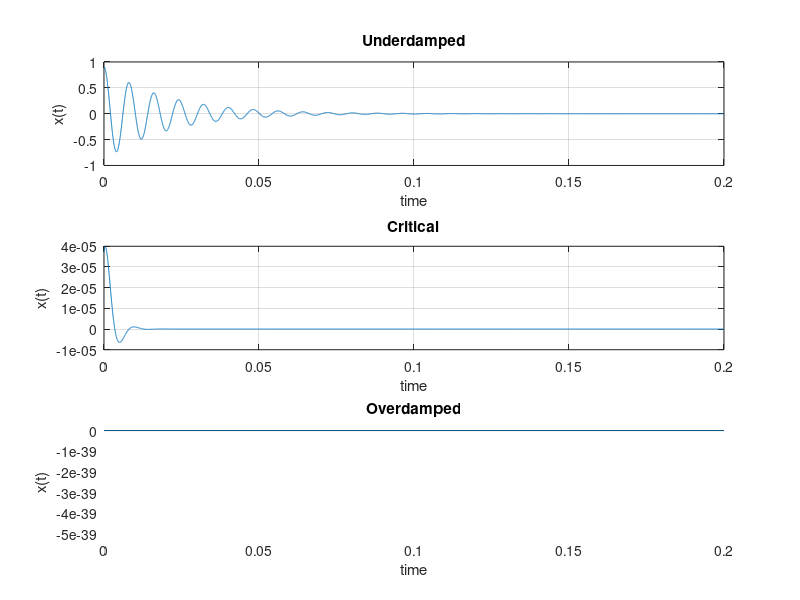

Here is the MATLAB script that generated this plot:
%~~~~~~~~~~~~~~~~~~~~~~~~~~~~~~~~~~~~~~~~~~~~~~~~~~~~~~~~~~~~~~~~~~~~~~~~~%
% Author: Mangesh Sonawane 
%Program Details: An implementation of Finite difference scheme for a 
%simple damped harmonic oscillator
% In this x3 is future variable i.e. (n+1)
% x2 is present variable i.e. (n)
% x1 is past variable i.e. (n-1)
%~~~~~~~~~~~~~~~~~~~~~~~~~~~~~~~~~~~~~~~~~~~~~~~~~~~~~~~~~~~~~~~~~~~~~~~~~%

clear all;
clc;

%Sample rate
Fs = 44100;

%Fundamental frequency in Hz
f0 = 125;

%Simulation duration in sec
tEnd = 0.2;

%Initial displacement
x0 = 0.9;

%Initial Velocity
v0 = 0.2;

%Time Step
T = 1/Fs;

%Angular Frequency
w0 = 2*pi*f0;

%Number of frames
N = floor(tEnd*Fs);

%Value of output at timestep n=1
x1 = x0;

%value of output at timestep n=2
x2 = (x0+T*v0);

%Declare empty vectors for output of 'underdamp' , 'critical damped'  and
%'over damp'
underdamp = zeros(N,1); 
criticaldamp = zeros(N,1);
overdamp = zeros(N,1); 

%Declare damping factor for underdamp, critical damp and overdamp
%respectively

%[ alpha<w0 underdamped ,  alpha=w0 critical , alpha>w0 overdamp]
alpha = [100 w0 3*w0]; 
%-------------------------------------------------------------------------%
               %Finite difference scheme calculations
%-------------------------------------------------------------------------%
%This loop is used to get the alpha values for each condition of damping
%Counter checks for the index of alpha and assigns the condition of damping
%accordingly
for counter = 1:3
    %Stability check
    if T >= ((2/w0.^2)*(-alpha(counter)+sqrt(alpha(counter).^2 + w0.^2)))
        error('This is unstable')
    end
    
    %Calculation of coefficients  for  each state of finite difference
    %equation
    coefficient1 = ((2-(w0.^2) * (T.^2))/(1+T*alpha(counter)/2));
    
    coefficient2 = ((1-T*alpha(counter)/2)/(1+T*alpha(counter)/2));
    
    %Initialise an temporary output vector for calculations
    out1 = zeros(N,1); 
    
    %Update the values of temporary output vector for time step 1 and 2
    out1(1) = x1; 
    out1(2) = x2; 
    
  %This for loop is used for calculation of Finite difference scheme  
for n=3:N
    
    x3 = (coefficient1*x2)-x1*coefficient2;
    %Update value in temporary output vector
    out1(n) = x3; 
    
    %Updates values of the variables for given 'present' and 'past' step for
    %each updation
    x1 = x2;
    x2 = x3;
end

%Checks for the value of damped used and assigns temporary out to permanent
%declared output respectively
if counter == 1
    %Updates value of temporary output to underdamp vector
    underdamp = out1;
    
elseif counter == 2
    %Updates value of temporary output to criticaldamp vector
    criticaldamp = out1;
    
else
    %Updates value of temporary output to overdamp vector
    overdamp=out1;
end

end

%Plot
figure(1)
%Plot underdamp condition
subplot(3,1,1)
plot([0:N-1]*T,underdamp);
xlabel('time');
ylabel('x(t)');
title('Underdamped');
grid on

%Plot Critical damp condition
subplot(3,1,2)
plot([0:N-1]*T,criticaldamp);
xlabel('time');
ylabel('x(t)');
title('Critical');
grid on

%Plot Overdamp condition
subplot(3,1,3)
plot([0:N-1]*T,overdamp);
xlabel('time');
ylabel('x(t)');
title('Overdamped');
grid on

